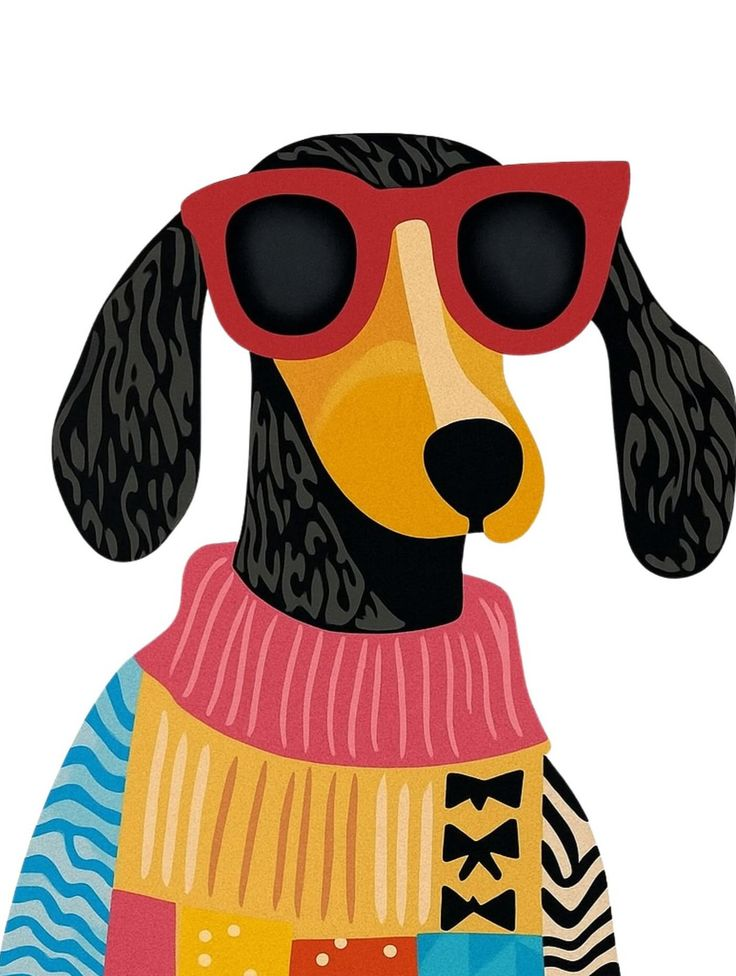
#> input picture examples/(4) Instagram.jpg, 736 x 976 px; its folder holds only this picture in this run
$ python run_trial_claude_code.py   (older library calls are emulated)
#> lines starting #> are read from the running program, lines starting #| are printed output that depends on the picture; after the words box and inside, x2 and y2 are one past the last pixel; in counts of white or black regions, pixels touching at a corner belong together
#> in convert, img_bgr is the input picture: shape (976, 736, 3); mean B, G, R 144.5, 159.5, 183.3
### src/coloring_template/pipeline.py
"""Core conversion pipeline: pop art image → coloring template.

Orchestrates the four stages:
  1. Load & normalize
  2. Extract line art (strategy-based)
  3. Cleanup (morphological ops + noise removal)
  4. Save output PNG
"""

import cv2
import numpy as np
from pathlib import Path

from .strategies import DarkPixelStrategy, EdgeDetectStrategy, CombinedStrategy
from .cleanup import clean
from .output import save, save_preview, save_svg


# ---------------------------------------------------------------------------
# Preprocessing — background detection and removal
# ---------------------------------------------------------------------------

def detect_and_remove_dark_background(img_rgb: np.ndarray) -> np.ndarray:
    """Detect if the image has a dominant dark background and replace it with white.

    Pop art with dark backgrounds (e.g., deep blue) causes the pipeline to
    capture the entire background as "outline", producing an inverted result.
    This function detects such backgrounds by analyzing border pixels and
    flood-fills to find the connected background region.

    To avoid artificially inflating the region score (which flood-fills from
    borders to find "outside" area), we dilate the background mask slightly
    before replacement so no outline artifact remains at the boundary.

    Args:
        img_rgb: Input image as HxWx3 RGB array.

    Returns:
        Image with dark background replaced by white, or unchanged if no
        dark background detected.
    """
    h, w = img_rgb.shape[:2]
    hsv = cv2.cvtColor(img_rgb, cv2.COLOR_RGB2HSV)
#> hsv: shape (976, 736, 3); mean H, S, V 42.1, 82.8, 188.9

    # Collect border pixels (outer 5% frame)
    border_width = max(1, int(min(h, w) * 0.05))
    border_v = np.concatenate([
        hsv[:border_width, :, 2].ravel(),       # top
        hsv[-border_width:, :, 2].ravel(),       # bottom
        hsv[:, :border_width, 2].ravel(),        # left
        hsv[:, -border_width:, 2].ravel(),       # right
    ])
    border_s = np.concatenate([
        hsv[:border_width, :, 1].ravel(),
        hsv[-border_width:, :, 1].ravel(),
        hsv[:, :border_width, 1].ravel(),
        hsv[:, -border_width:, 1].ravel(),
    ])

    median_value = np.median(border_v)
#> median_value = 255
    if median_value > 60:
        # Border is not dark — no dark background to remove
        return img_rgb

    # Skip binary/grayscale images (already-processed coloring outputs).
    # A colored dark background has saturation; a black-and-white image does not.
    median_sat = np.median(border_s)
    if median_sat < 15:
        # Very low saturation border = grayscale/binary image, not colored bg
        return img_rgb

    # Flood-fill from all four corners to find connected dark background.
    # Work on a grayscale version for flood-fill.
    gray = cv2.cvtColor(img_rgb, cv2.COLOR_RGB2GRAY)

    # Create a mask for flood-fill (must be 2px larger than image)
    flood_mask = np.zeros((h + 2, w + 2), dtype=np.uint8)

    # Flood-fill from border pixels with tight tolerance
    fill_tolerance = (30, 30, 30, 30)  # low/high tolerance for flood-fill
    corners = [(0, 0), (w - 1, 0), (0, h - 1), (w - 1, h - 1)]

    # Also seed along borders to handle non-uniform dark backgrounds
    border_seeds = set(corners)
    step = max(1, min(h, w) // 20)
    for x in range(0, w, step):
        border_seeds.add((x, 0))
        border_seeds.add((x, h - 1))
    for y in range(0, h, step):
        border_seeds.add((0, y))
        border_seeds.add((w - 1, y))

    fill_canvas = gray.copy()
    for (sx, sy) in border_seeds:
        if fill_canvas[sy, sx] < 80:  # Only seed from dark pixels
            cv2.floodFill(
                fill_canvas, flood_mask, (sx, sy), 255,
                loDiff=fill_tolerance[:1], upDiff=fill_tolerance[:1],
                flags=cv2.FLOODFILL_FIXED_RANGE,
            )

    # The flood_mask marks filled pixels (1 = background)
    bg_mask = flood_mask[1:-1, 1:-1]  # Remove the 1px border padding

    # Check if background is significant (>20% of image)
    bg_ratio = np.sum(bg_mask > 0) / (h * w)
    if bg_ratio < 0.20:
        return img_rgb

    # Dilate the background mask slightly to eat into the boundary edge,
    # preventing outline artifacts at the background border
    dilate_k = cv2.getStructuringElement(cv2.MORPH_ELLIPSE, (5, 5))
    bg_mask_dilated = cv2.dilate(bg_mask, dilate_k, iterations=2)

    # Replace background with white
    result = img_rgb.copy()
    result[bg_mask_dilated > 0] = [255, 255, 255]

    return result


# ---------------------------------------------------------------------------
# Auto-strategy selection
# ---------------------------------------------------------------------------

def select_strategy(img_rgb: np.ndarray, threshold: int = 70):
    """Analyse image statistics to choose the best extraction strategy.

    Heuristic:
      - If image is mostly bright with large dark blobs → dark subject on light bg
        → use EdgeDetectStrategy to capture subject boundaries as lines
      - If >2% of pixels are dark AND desaturated → strong black outlines present
        → use DarkPixelStrategy (fastest, cleanest for pop art)
      - If dark pixels exist but are concentrated in large blobs (fills, not outlines)
        → use EdgeDetectStrategy (dark areas are fills like hair/clothing, not drawn lines)
      - Otherwise → EdgeDetectStrategy (no clear outlines, rely on edge detection)

    Args:
        img_rgb: Input image as HxWx3 RGB array.
        threshold: Dark pixel threshold (passed through to DarkPixelStrategy).

    Returns:
        An instantiated strategy object.
    """
#> called with threshold = 60
    gray = cv2.cvtColor(img_rgb, cv2.COLOR_RGB2GRAY)
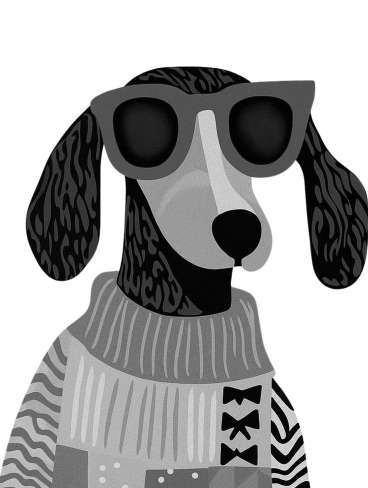
#> gray: shape (976, 736) (shown at 1/2 size); min 0, max 255, mean 164.9
    hsv = cv2.cvtColor(img_rgb, cv2.COLOR_RGB2HSV)
    saturation = hsv[:, :, 1]
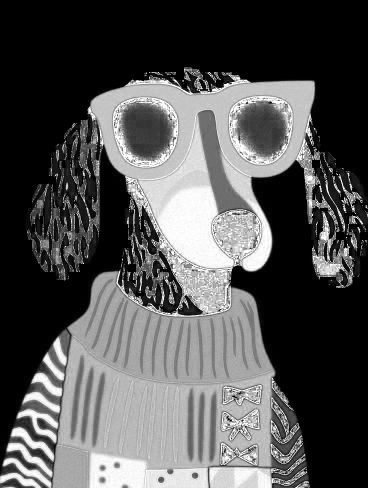
#> saturation: shape (976, 736) (shown at 1/2 size); min 0, max 255, mean 82.8
    total = gray.size

    # ------------------------------------------------------------------
    # Detect dark-subject-on-light-background.
    # When the subject itself is dark (black cat, silhouette, text on
    # bright paper) DarkPixelStrategy treats it as a solid fill and
    # _remove_fill_regions replaces it with a thin contour that often
    # breaks. EdgeDetectStrategy sees the brightness gradient at the
    # subject boundary and produces a natural closed outline.
    # ------------------------------------------------------------------
    bright_ratio = np.sum(gray > 180) / total
#> bright_ratio = 0.497
    if bright_ratio > 0.60:
        dark_mask = (gray < 100).astype(np.uint8) * 255
        num_labels, _, stats, _ = cv2.connectedComponentsWithStats(
            dark_mask, connectivity=8
        )
        large_dark_area = sum(
            stats[i, cv2.CC_STAT_AREA]
            for i in range(1, num_labels)
            if stats[i, cv2.CC_STAT_AREA] > 0.03 * total
        )
        if large_dark_area > 0.06 * total:
            # Significant dark mass on bright background → subject silhouette
            return EdgeDetectStrategy(method="adaptive")

    # True outline pixels: dark AND low saturation
    outline_mask = (gray < 50) & (saturation < 60)
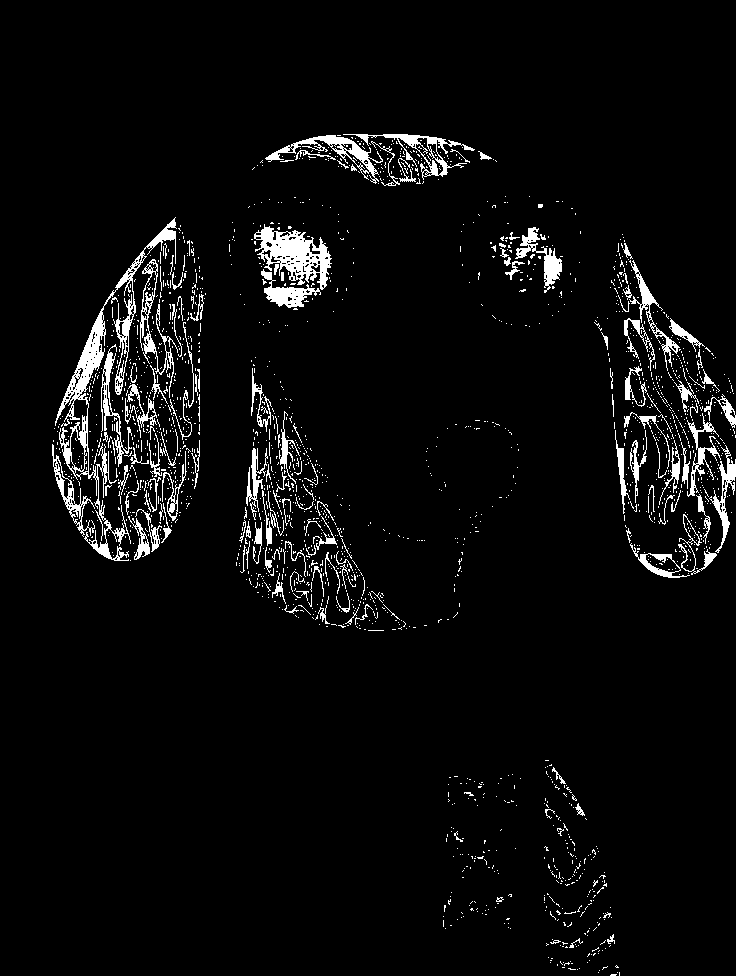
#> outline_mask: shape (976, 736) bool; 4.4% white; 2034 white regions (1887 under 20 px), largest, box (x1, y1, x2, y2) and area: (55, 217, 177, 561) 4463, (254, 224, 332, 290) 2324, (265, 135, 383, 184) 1138
    outline_ratio = np.sum(outline_mask) / total
#> outline_ratio = 0.0439

    if outline_ratio > 0.02:
        # Check if dark pixels form thin outlines or large fills.
        # Erode the dark mask — outlines disappear, fills survive.
        dark_binary = (outline_mask.astype(np.uint8) * 255)
        kernel = cv2.getStructuringElement(cv2.MORPH_ELLIPSE, (7, 7))
        eroded = cv2.erode(dark_binary, kernel, iterations=2)
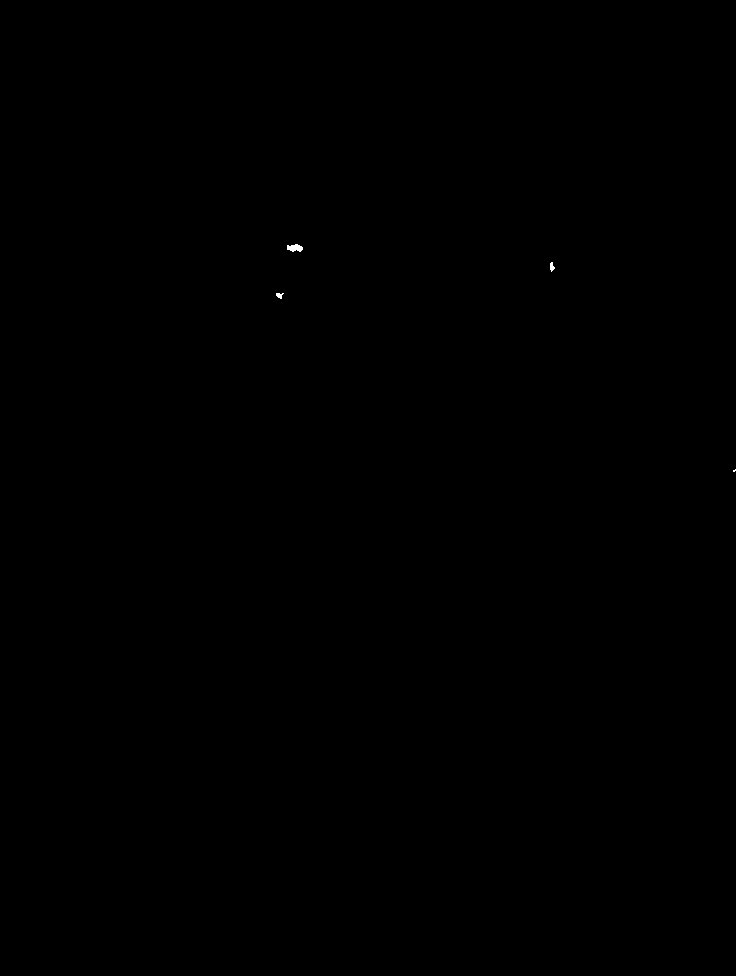
#> eroded: shape (976, 736); 0.02% white; 4 white regions (1 under 20 px), largest, box (x1, y1, x2, y2) and area: (287, 244, 303, 252) 92, (550, 262, 555, 272) 32, (276, 293, 284, 299) 30
        surviving_ratio = np.sum(eroded > 0) / total
#> surviving_ratio = 0.000223

        if surviving_ratio > 0.003:
            # Significant dark mass survives erosion → these are fills, not just outlines.
            # But there may still be some real outlines mixed in with the fills.
            # If outline ratio is high enough, dark pixel strategy with fill removal
            # in cleanup will handle it.
            if outline_ratio > 0.03:
                return DarkPixelStrategy(threshold=threshold)
            else:
                return EdgeDetectStrategy(method="adaptive")
        else:
            # Dark pixels are thin lines that disappear under erosion → true outlines
            return DarkPixelStrategy(threshold=threshold)
    else:
        return EdgeDetectStrategy(method="adaptive")


# ---------------------------------------------------------------------------
# Public API
# ---------------------------------------------------------------------------

STRATEGY_MAP = {
    "dark": lambda t: DarkPixelStrategy(threshold=t),
    "edge": lambda _: EdgeDetectStrategy(method="adaptive"),
    "canny": lambda _: EdgeDetectStrategy(method="canny"),
    "combined": lambda t: CombinedStrategy(threshold=t),
    "auto": select_strategy,  # called with (img_rgb, threshold)
}


def convert(
    input_path: str | Path,
    output_path: str | Path,
    strategy: str = "auto",
    threshold: int = 60,
    close_kernel_size: int = 3,
    min_component_area: int | None = None,
    smooth: bool = True,
    dpi: int = 300,
    transparent: bool = False,
    min_size: int = 3000,
    preview: bool = False,
    svg: bool = False,
) -> Path:
    """Convert a pop art image into a coloring template PNG.

    Args:
        input_path: Path to the input image (JPEG, PNG, WebP, etc.).
        output_path: Path for the output PNG.
        strategy: Extraction strategy: 'auto', 'dark', 'edge', 'canny', 'combined'.
        threshold: Dark pixel threshold (0-255). Only used by dark/combined/auto.
        close_kernel_size: Morphological close kernel size for gap-sealing.
        min_component_area: Minimum blob area to keep (None = auto-scale).
        smooth: Whether to apply edge smoothing after cleanup.
        dpi: Output DPI metadata.
        transparent: If True, background is transparent (RGBA PNG).
        min_size: Minimum pixel length of the longest output side.
        preview: If True, also save a side-by-side preview image.
        svg: If True, also save an SVG version alongside the PNG.

    Returns:
        Path to the saved coloring template PNG (or SVG if svg=True).

    Raises:
        FileNotFoundError: If input_path does not exist or cannot be read.
        ValueError: If an unknown strategy name is given.
    """
    input_path = Path(input_path)
    output_path = Path(output_path)

    if strategy not in STRATEGY_MAP:
        raise ValueError(
            f"Unknown strategy {strategy!r}. Choose from: {', '.join(STRATEGY_MAP)}"
        )

    # Stage 1: Load & normalize
    img_bgr = cv2.imread(str(input_path), cv2.IMREAD_COLOR)
    if img_bgr is None:
        raise FileNotFoundError(f"Cannot read image: {input_path}")
    img_rgb = cv2.cvtColor(img_bgr, cv2.COLOR_BGR2RGB)

    # Stage 1.5: Preprocess — detect and remove dark backgrounds
    img_rgb = detect_and_remove_dark_background(img_rgb)

    # Stage 2: Extract line art
    if strategy == "auto":
        strat = select_strategy(img_rgb, threshold)
    else:
        strat = STRATEGY_MAP[strategy](threshold)

    mask = strat.extract(img_rgb)

    # Stage 3: Cleanup
    mask = clean(
        mask,
        close_kernel_size=close_kernel_size,
        min_component_area=min_component_area,
        smooth=smooth,
    )

    # Stage 4: Save output
    result_path = save(mask, output_path, dpi=dpi, transparent=transparent, min_size=min_size)

    # Optional SVG output
    if svg:
        result_path = save_svg(mask, output_path.with_suffix(".svg"), min_size=min_size)

    # Optional preview
    if preview:
        preview_path = output_path.with_name(output_path.stem + "_preview.png")
        save_preview(img_rgb, mask, preview_path, dpi=min(dpi, 150))

    return result_path


# [37 lines left out: function convert_batch, not called in this run]

### src/coloring_template/strategies/dark_pixel.py
"""Dark pixel extraction strategy - primary strategy for pop art with bold black outlines."""

import cv2
import numpy as np

from .base import BaseStrategy


class DarkPixelStrategy(BaseStrategy):
    """Extracts line art by identifying dark, desaturated pixels (true black outlines).

    Pop art typically has explicit bold black outlines already drawn. This strategy
    directly captures those outline pixels using a luminance threshold combined with
    an HSV saturation gate that distinguishes black outlines (low saturation, low value)
    from dark-colored fills like deep navy or dark purple (high saturation, low value).
    """

    def __init__(self, threshold: int = 80, saturation_gate: bool = True,
                 saturation_threshold: int = 100, very_dark_divisor: int = 2):
        self.threshold = threshold
        self.saturation_gate = saturation_gate
        self.saturation_threshold = saturation_threshold
        self.very_dark_divisor = very_dark_divisor

    def extract(self, img_rgb: np.ndarray) -> np.ndarray:
        gray = cv2.cvtColor(img_rgb, cv2.COLOR_RGB2GRAY)

        if not self.saturation_gate:
            _, mask = cv2.threshold(gray, self.threshold, 255, cv2.THRESH_BINARY_INV)
            return mask

        hsv = cv2.cvtColor(img_rgb, cv2.COLOR_RGB2HSV)
        saturation = hsv[:, :, 1]

        dark_and_desaturated = (gray < self.threshold) & (saturation < self.saturation_threshold)
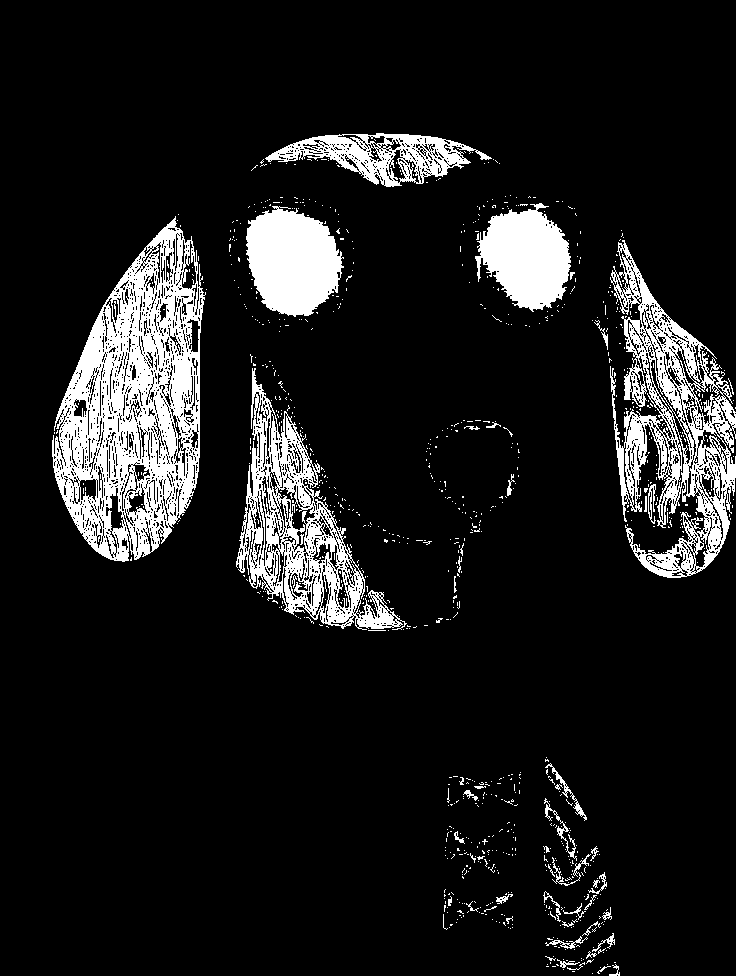
#> dark_and_desaturated: shape (976, 736) bool; 11% white; 921 white regions (871 under 20 px), largest, box (x1, y1, x2, y2) and area: (52, 216, 206, 562) 26974, (610, 240, 736, 578) 15378, (236, 368, 407, 630) 12094
        very_dark = gray < (self.threshold // self.very_dark_divisor)
#> very_dark: shape (976, 736) bool; 14.8% white; 90 white regions (72 under 20 px), largest, box (x1, y1, x2, y2) and area: (233, 353, 465, 633) 21810, (53, 213, 207, 561) 19068, (592, 227, 736, 578) 17453

        mask = np.where(dark_and_desaturated | very_dark, 255, 0).astype(np.uint8)
#> mask: shape (976, 736); 20.1% white; 37 white regions (20 under 20 px), largest, box (x1, y1, x2, y2) and area: (52, 213, 207, 562) 32817, (233, 353, 465, 633) 28984, (592, 227, 736, 578) 25817
#> (the rest of the program and of its run is left out)
